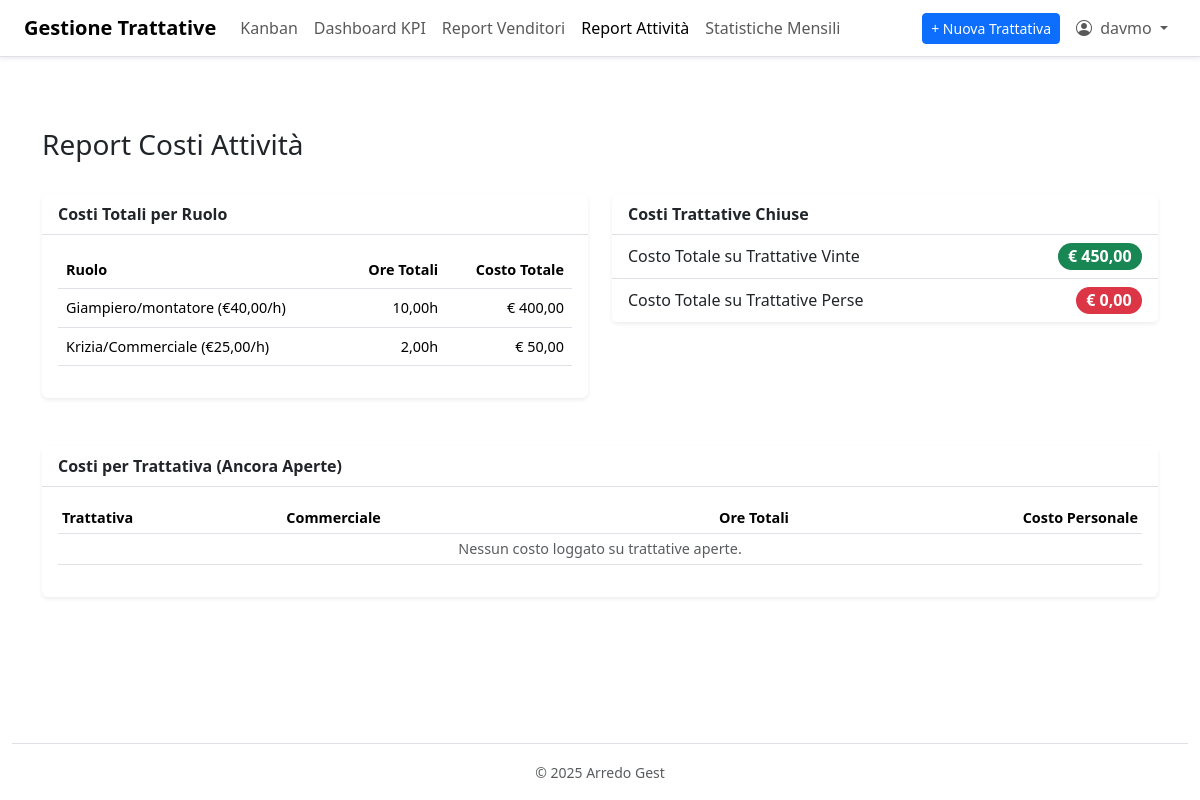
Page /report-attivita/ (signed in) on the committed database.
### gestione/models.py (models this page shows, shortened)
class RuoloCosto(models.Model):
    nome = models.CharField(max_length=100, unique=True, verbose_name="Nome Ruolo/Squadra")
    costo_orario = models.DecimalField(
        max_digits=5,
        decimal_places=2,
        default=25.00,
        verbose_name="Costo Orario Standard (€)"
    )
    class Meta:
        verbose_name = "Ruolo (Costo Orario)"
        verbose_name_plural = "Ruoli (Costi Orari)"
        ordering = ['nome']

### gestione/views.py (the view)
# urls.py: path('report-attivita/', views.report_attivita, name='report_attivita'),
@login_required
def report_attivita(request):
    costo_per_ruolo = RuoloCosto.objects.filter(attivita__isnull=False).distinct().annotate(
        ore_totali=Coalesce(Sum('attivita__tempo_dedicato_ore'), Decimal(0.0))
    ).annotate(
        costo_totale=F('ore_totali') * F('costo_orario')
    ).order_by('-costo_totale')
    stati_attivi = [Trattativa.STATO_LEAD, Trattativa.STATO_APPUNTAMENTO, Trattativa.STATO_PROGETTAZIONE, Trattativa.STATO_PREVENTIVO, Trattativa.STATO_CONSEGNA, Trattativa.STATO_MONTAGGIO]
    costo_per_trattativa_attiva = Trattativa.objects.filter(stato__in=stati_attivi, attivita__isnull=False).distinct().annotate(
        ore_totali=Coalesce(Sum('attivita__tempo_dedicato_ore'), Decimal(0.0)),
        costo_totale=Coalesce(get_costo_personale_query(), Decimal(0.0)) # Questa funzione è corretta
    ).select_related('commerciale').order_by('-costo_totale')
    costo_trattative_perse = Attivita.objects.filter(trattativa__stato=Trattativa.STATO_PERSO).aggregate(costo_totale_perso=Coalesce(get_costo_attivita_query(), Decimal(0.0)))['costo_totale_perso']
    costo_trattative_vinte = Attivita.objects.filter(trattativa__stato=Trattativa.STATO_VINTO).aggregate(costo_totale_vinte=Coalesce(get_costo_attivita_query(), Decimal(0.0)))['costo_totale_vinte']
    context = {
        'active_page': 'report_attivita',
        'costo_per_ruolo': costo_per_ruolo, # <-- Nome variabile cambiato
        'costo_per_trattativa_attiva': costo_per_trattativa_attiva,
        'costo_trattative_perse': costo_trattative_perse,
        'costo_trattative_vinte': costo_trattative_vinte,
    }
    return render(request, 'gestione/report_attivita.html', context)

### gestione/views.py (called while the page is built)
def get_costo_attivita_query():
    return Sum(
        F('tempo_dedicato_ore') * Coalesce(F('ruolo__costo_orario'), Decimal(0.0)),
        output_field=DecimalField()
    )

def get_costo_personale_query():
    return Sum(
        F('attivita__tempo_dedicato_ore') * Coalesce(F('attivita__ruolo__costo_orario'), Decimal(0.0)),
        output_field=DecimalField()
    )

### gestione/templates/gestione/report_attivita.html (shortened to what this page needs)
{% extends 'gestione/base.html' %}
{% load humanize %}
{% load bootstrap5 %}
{% block content %}
<div class="container pt-4">
    <div class="d-flex justify-content-between align-items-center mb-4">
        <h1 class="h3">Report Costi Attività</h1>
    </div>
    <div class="row">
        <div class="col-lg-6 mb-4">
            <div class="card">
                <div class="card-header">Costi Totali per Ruolo</div>
                <div class="card-body">
                    <div class="table-responsive">
                        <table class="table">
                            <thead>
                                <tr>
                                    <th>Ruolo</th>
                                    <th class="text-end">Ore Totali</th>
                                    <th class="text-end">Costo Totale</th>
                                </tr>
                            </thead>
                            <tbody>
                                {% for ruolo in costo_per_ruolo %}
                                <tr>
                                    <td>{{ ruolo.nome }} (€{{ ruolo.costo_orario|floatformat:2 }}/h)</td>
                                    <td class="text-end">{{ ruolo.ore_totali|floatformat:2 }}h</td>
                                    <td class="text-end">€ {{ ruolo.costo_totale|floatformat:2|intcomma }}</td>
                                </tr>
                                {% empty %}
                                <tr><td colspan="3" class="text-center text-muted">Nessun costo per ruolo.</td></tr>
                                {% endfor %}
                            </tbody>
                        </table>
                    </div>
                </div>
            </div>
        </div>
        <div class="col-lg-6 mb-4">
            <div class="card">
                <div class="card-header">Costi Trattative Chiuse</div>
                <ul class="list-group list-group-flush">
                    <li class="list-group-item d-flex justify-content-between align-items-center">
                        Costo Totale su Trattative Vinte
                        <span class="badge bg-success rounded-pill fs-6">€ {{ costo_trattative_vinte|floatformat:2|intcomma }}</span>
                    </li>
                    <li class="list-group-item d-flex justify-content-between align-items-center">
                        Costo Totale su Trattative Perse
                        <span class="badge bg-danger rounded-pill fs-6">€ {{ costo_trattative_perse|floatformat:2|intcomma }}</span>
                    </li>
                </ul>
            </div>
        </div>
    </div>
    <div class="card">
        <div class="card-header">Costi per Trattativa (Ancora Aperte)</div>
        <div class="card-body">
            <div class="table-responsive">
                <table class="table table-sm table-hover">
                    <thead>
                        <tr>
                            <th>Trattativa</th>
                            <th>Commerciale</th>
                            <th class="text-end">Ore Totali</th>
                            <th class="text-end">Costo Personale</th>
                        </tr>
                    </thead>
                    <tbody>
                        {% for trattativa in costo_per_trattativa_attiva %}
                        <tr>
                            <td><a href="{% url 'trattativa_dettaglio' trattativa.id %}">{{ trattativa.titolo }}</a></td>
                            <td>{{ trattativa.commerciale.username|default:"-" }}</td>
                            <td class="text-end">{{ trattativa.ore_totali|floatformat:2 }}h</td>
                            <td class="text-end">€ {{ trattativa.costo_totale|floatformat:2|intcomma }}</td>
                        </tr>
                        {% empty %}
                        <tr><td colspan="4" class="text-center text-muted">Nessun costo loggato su trattative aperte.</td></tr>
                        {% endfor %}
                    </tbody>
                </table>
            </div>
        </div>
    </div>
</div>
{% endblock %}

### gestione/templates/gestione/base.html (shortened to what this page needs)
{% load bootstrap5 %}
{% load static %}
<!DOCTYPE html>
<html lang="it">
<head>
    {% bootstrap_css %}
    <link rel="stylesheet" href="https://cdn.jsdelivr.net/npm/bootstrap-icons@1.10.0/font/bootstrap-icons.css">
</head>
<body class="bg-white">
    <nav class="navbar navbar-expand-lg navbar-light bg-white border-bottom fixed-top">
         <div class="container-fluid px-4">
            <a class="navbar-brand" href="{% url 'dashboard' %}"><strong>Gestione Trattative</strong></a>
            <div class="collapse navbar-collapse" id="navbarNav">
                <ul class="navbar-nav">
                    <li class="nav-item">
                        <a class="nav-link {% if active_page == 'kanban' %}active{% endif %}"
                           href="{% url 'kanban_board' %}">Kanban</a>
                    </li>
                    <li class="nav-item">
                        <a class="nav-link {% if active_page == 'dashboard' %}active{% endif %}"
                           href="{% url 'dashboard' %}">Dashboard KPI</a>
                    </li>
                    <li class="nav-item">
                        <a class="nav-link {% if active_page == 'venditori' %}active{% endif %}"
                           href="{% url 'report_venditori' %}">Report Venditori</a>
                    </li>
                    <li class="nav-item">
                        <a class="nav-link {% if active_page == 'report_attivita' %}active{% endif %}"
                           href="{% url 'report_attivita' %}">Report Attività</a>
                    </li>
                     <li class="nav-item">
                        <a class="nav-link {% if active_page == 'statistiche_mensili' %}active{% endif %}"
                           href="{% url 'statistiche_mensili' %}">Statistiche Mensili</a>
                    </li>
                </ul>
                <ul class="navbar-nav ms-auto align-items-center">
                    <li class="nav-item me-2">
                        <a class="btn btn-primary btn-sm"
                           href="{% url 'nuova_trattativa' %}">
                           + Nuova Trattativa
                        </a>
                    </li>
                    <li class="nav-item dropdown">
                        <a class="nav-link dropdown-toggle" href="#" id="navbarDropdown" role="button" data-bs-toggle="dropdown" aria-expanded="false">
                            <i class="bi bi-person-circle me-1"></i> {{ user.username }}
                        </a>
                    </li>
                </ul>
            </div>
        </div>
    </nav>
    <main>
        {% block content %}
        {% endblock %}
    </main>
    <div class="container-fluid">
        <footer class="text-center text-muted mt-5 border-top pt-3 pb-3">
            <small>&copy; {% now "Y" %} Arredo Gest</small>
        </footer>
    </div>
</body>
</html>

### gestione/templates/gestione/base.html (style rules this page uses)
body { background-color: #FFFFFF; font-family: system-ui, -apple-system, "Segoe UI", Roboto, "Helvetica Neue", Arial, "Noto Sans", "Liberation Sans", sans-serif; display: flex; flex-direction: column; min-height: 100vh; padding-top: 5rem; }
.navbar { box-shadow: 0 0.125rem 0.25rem rgba(0, 0, 0, 0.075); }
main { flex-grow: 1; padding-top: 1.5rem; padding-bottom: 3rem; }
.card { border: none; box-shadow: 0 0.125rem 0.25rem rgba(0, 0, 0, 0.075); margin-bottom: 1.5rem; }
.card-header { background-color: #fff; border-bottom: 1px solid #dee2e6; font-weight: 600; }
.table { font-size: 0.9rem; }
footer { flex-shrink: 0; }

### rows in the picture
RuoloCosto: nome "Giampiero/montatore", costo_orario "40,00", ore_totali "10,00", costo_totale "400,00"
RuoloCosto: nome "Krizia/Commerciale", costo_orario "25,00", ore_totali "2,00", costo_totale "50,00"

### other values in the picture
{{ user.username }} "davmo"
{{ costo_trattative_vinte|floatformat:2|intcomma }} "450,00"
{{ costo_trattative_perse|floatformat:2|intcomma }} "0,00"
